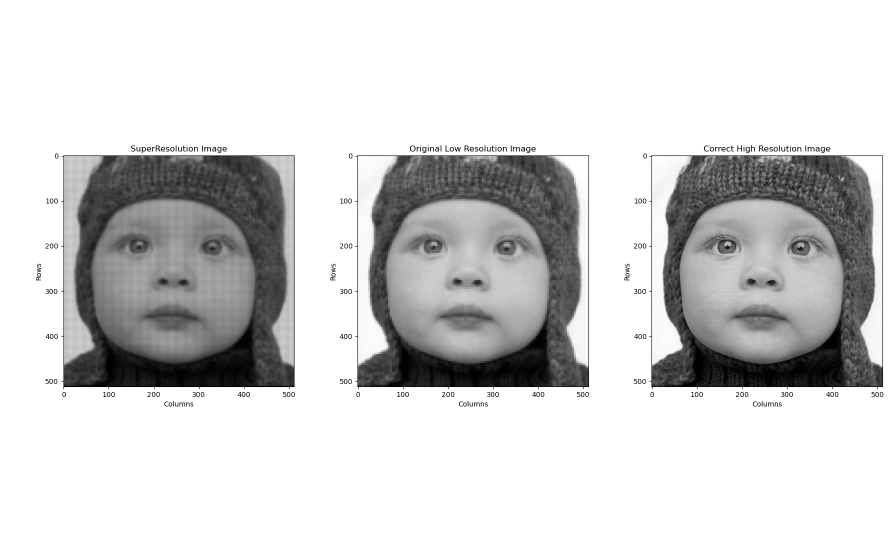
#> input picture Algorithm #2/test(2)_1.png, 1792 x 1084 px (shown at 1/2 size)
$ python -i SR.py   (imports and definitions only)
#> lines starting #> are read from the running program, lines starting #| are printed output that depends on the picture
#> further down, picture is the input picture: shape (1084, 1792); min 0, max 255, mean 209.6
import numpy as np
from skimage.transform import resize
from featureSign import featureSign
from scipy.signal import convolve2d
from tqdm import tqdm

#Compute Features using First and Second Order Gradient Filters
def F(img_lr: np.ndarray):
    h, w = img_lr.shape
#> h = 1084; w = 1792
    img_lr_feat = np.zeros((h, w, 4))

    # First order gradient filters
    hf1 = [[-1, 0, 1], ] * 3
    vf1 = np.transpose(hf1)

    img_lr_feat[:, :, 0] = convolve2d(img_lr, hf1, 'same')
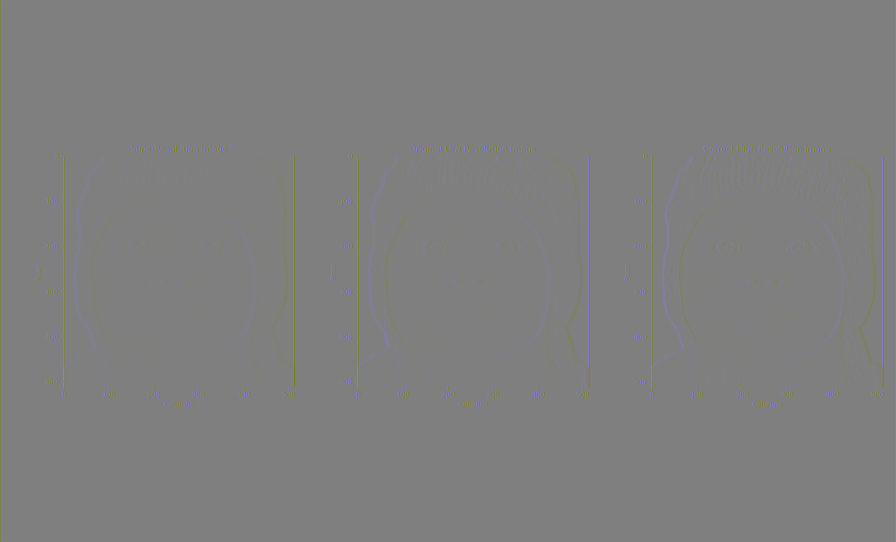
#> img_lr_feat: shape (1084, 1792, 4) float64 (shown at 1/2 size); mean of channels 0, 1, 2, 3 0, 0, 0, 0; drawn with min black and max white
    img_lr_feat[:, :, 1] = convolve2d(img_lr, vf1, 'same')

    # Second order gradient filters
    hf2 = [[1, 0, -2, 0, 1], ] * 3
    vf2 = np.transpose(hf2)

    img_lr_feat[:, :, 2] = convolve2d(img_lr, hf2, 'same')
    img_lr_feat[:, :, 3] = convolve2d(img_lr, vf2, 'same')

    return img_lr_feat

# [68 lines left out: functions lin_scale, SR, not called in this run]

>>> import cv2
>>> picture = cv2.imread('test(2)_1.png', cv2.IMREAD_GRAYSCALE)
>>> result = F(picture)
